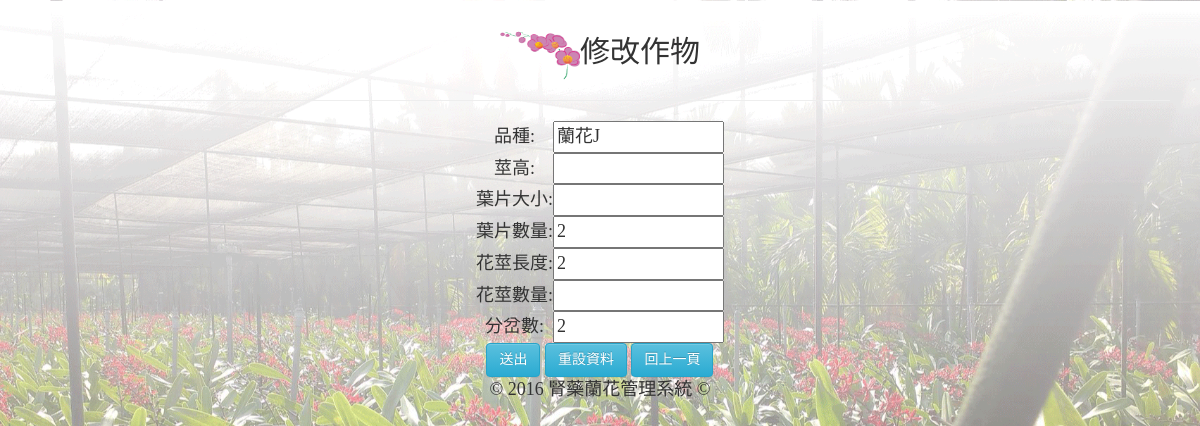
Page /PH_update.php?id=244 (signed in) on the earlier database version.
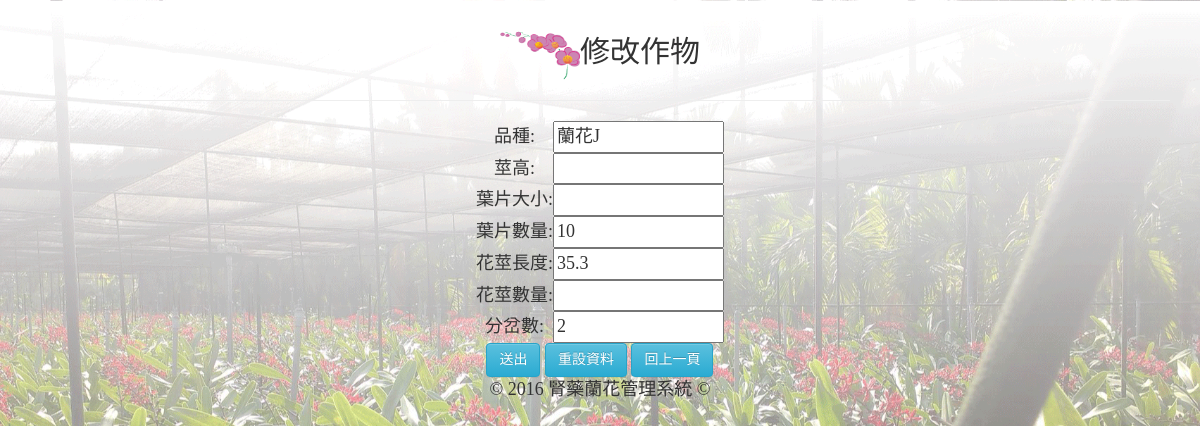
Same page on the later database version.
### tables this page shows
CREATE TABLE `history` (
  `h_id` int(255) UNSIGNED NOT NULL,
  `h_biology` varchar(255) NOT NULL COMMENT '品種',
  `h_username` varchar(255) NOT NULL COMMENT '使用者',
  `h_on` int(255) NOT NULL,
  `h_leafNum` int(11) NOT NULL COMMENT '葉片數量',
  `h_pedlength` double NOT NULL COMMENT '花梗長度',
  `h_bifNum` int(255) NOT NULL COMMENT '分岔數',
  `h_bifNum1` double DEFAULT NULL COMMENT '第一分岔',
  `h_bifNum2` double DEFAULT NULL COMMENT '第二分岔',
  `maturity` double NOT NULL COMMENT '成熟度',
  `h_date` date NOT NULL,
  `h_jointime` timestamp NULL DEFAULT CURRENT_TIMESTAMP ON UPDATE CURRENT_TIMESTAMP
);

### PH_update.php (the view, shortened to what this page needs)
<?php
$sql_db = "SELECT * FROM `history` WHERE `h_id`=".$_GET["id"];
$result = mysql_query($sql_db);
$row_result=mysql_fetch_assoc($result);
?>
<!DOCTYPE html>
<html lang="en">
<head>
  	<link rel="stylesheet" href="https://maxcdn.bootstrapcdn.com/bootstrap/3.3.1/css/bootstrap.min.css">
  	<link rel="stylesheet" href="https://maxcdn.bootstrapcdn.com/bootstrap/3.3.1/css/bootstrap-theme.min.css">
</head>
<body style="text-align:center;font-size:18px;background-image: url(img/46505.png);background-size: cover; font-family: 微軟正黑體;margin:30px">
<div>
	<h2><img src="img/LOGO.png" alt="LOGO" width="80" height="50">修改作物</h2>
</div>
<hr>
	<table align="center" >
	<form name="cmform" method="post" onSubmit="return checkForm();" >
		<tr>
			<td>品種:</td>
			<td><input type="text" readonly="readonly" name="h_biology" size="14" id="h_biology" value="<?php echo $row_result["h_biology"];?>"></td>
		</tr>
		<tr>
			<td>莖高:</td>
			<td><input type="text" name="h_stems" size="14" id="h_stems" value="<?php echo $row_result["h_stems"]; ?>"></td>
		</tr>
		<tr>
			<td>葉片大小:</td>
			<td><input type="text" name="h_leafsize" size="14" id="h_leafsize" value="<?php echo $row_result["h_leafsize"]; ?>"></td>
		</tr>
		<tr>
			<td>葉片數量:</td>
			<td><input type="text" name="h_leafNum" size="14" id="h_leafNum" value="<?php echo $row_result["h_leafNum"]; ?>"></td>
		</tr>
		<tr>
			<td>花莖長度:</td>
			<td><input type="text" name="h_pedlength" size="14" id="h_pedlength" value="<?php echo $row_result["h_pedlength"]; ?>"></td>
		</tr>
		<tr>
			<td>花莖數量:</td>
			<td><input type="text" name="h_pedNum" size="14" id="h_pedNum" value="<?php echo $row_result["h_pedNum"]; ?>"></td>
		</tr>
		<tr>
			<td>分岔數:</td>
			<td><input type="text" name="h_bifNum" size="14" id="h_bifNum" value="<?php echo $row_result["h_bifNum"]; ?>"></td>
		</tr>
		<tr>
			<td colspan="2">
            	<input type="submit" name="Submit2" class="btn btn-info" value="送出">
            	<input type="reset" name="Submit3" class="btn btn-info" value="重設資料">
				<input type="button" name="Submit" class="btn btn-info" value="回上一頁" onClick="window.history.back();">
			</td>
		</tr>
		<tr>
    		<td align="center" colspan="2">© 2016 腎藥蘭花管理系統 ©</td>
  		</tr>
	</form>
</table>
</body>
</html>

Differences in the rows shown:
changed history "蘭花J": h_leafNum "2" → "10"; h_pedlength "2" → "35.3"
